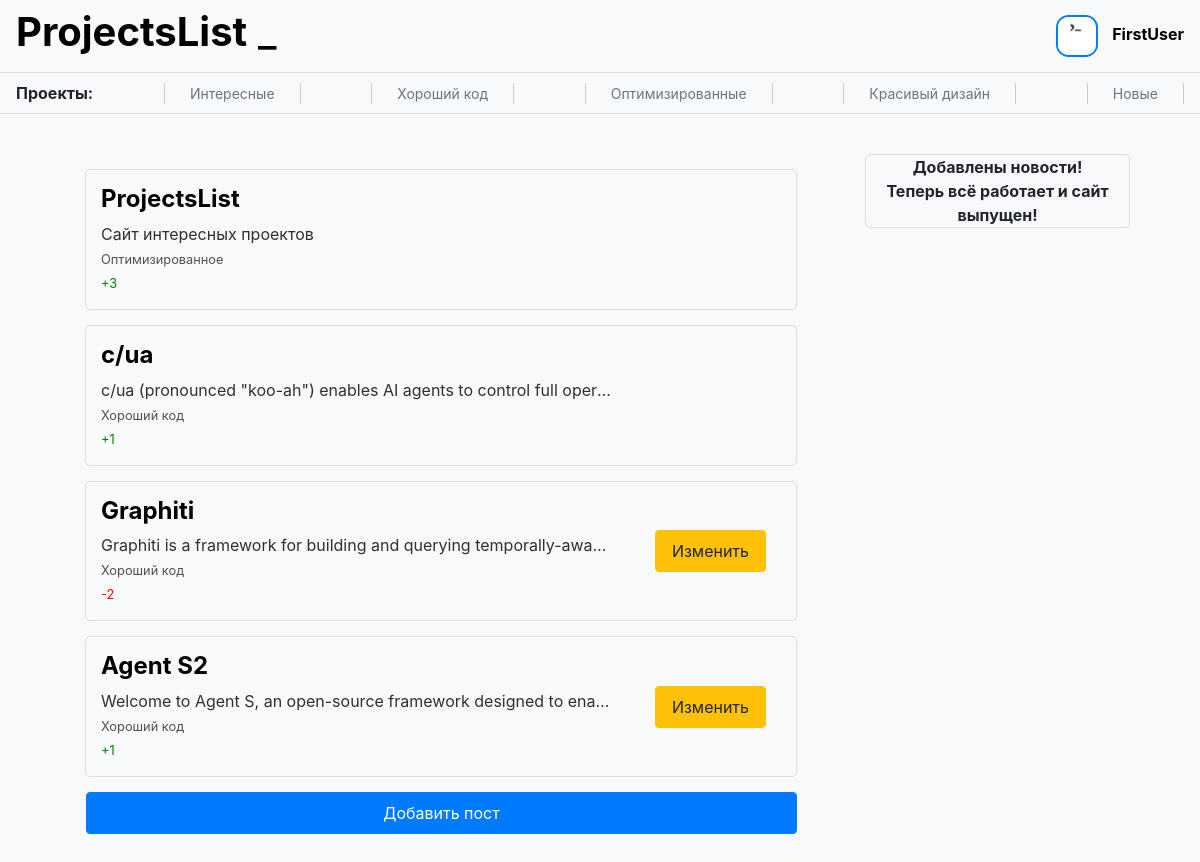
/ (signed in), run on the app's committed database.
### data/users.py (models this page shows, shortened)
class User(SqlAlchemyBase, UserMixin):
    __tablename__ = 'users'
    id = sa.Column(sa.Integer, primary_key=True, autoincrement=True)
    name = sa.Column(sa.String)
    mail = sa.Column(sa.String, unique=True)
    hashed_password = sa.Column(sa.String)
    info = sa.Column(sa.String)
    image = sa.Column(sa.String)
    github = sa.Column(sa.String)
    create_time = sa.Column(sa.DateTime, default=datetime.now)
    posts = sa.orm.relationship('Post', back_populates='author')
    comments = sa.orm.relationship('Comment', back_populates='author')
    liked_posts = sa.orm.relationship('Post', back_populates='users_who_liked', secondary='rating_posts')
    liked_comments = sa.orm.relationship('Comment', back_populates='users_who_liked', secondary='rating_comments')

### data/posts.py (models this page shows)
class Post(SqlAlchemyBase):
    __tablename__ = 'posts'
    id = sa.Column(sa.Integer, primary_key=True, autoincrement=True)
    title = sa.Column(sa.String)
    text = sa.Column(sa.String)
    project_link = sa.Column(sa.String)
    category = sa.Column(sa.String)
    like = sa.Column(sa.Integer, default=0)
    dislike = sa.Column(sa.Integer, default=0)
    create_time = sa.Column(sa.DateTime, default=datetime.now)
    author = sa.orm.relationship('User', back_populates='posts')
    author_id = sa.Column(sa.Integer, sa.ForeignKey('users.id'))
    users_who_liked = sa.orm.relationship('User', back_populates='liked_posts', secondary='rating_posts')
    comments = sa.orm.relationship('Comment', back_populates='post')

### server.py (the view)
@app.route('/')
def home():
    style = flask.request.args.get('style', '')
    try:
        db = db_session.create_session()
        posts = db.query(Post).all()[:-5:-1]
        return flask.render_template('home.html', title='ProjectsList', posts=posts, style=style)
    finally:
        db.close()

### data/db_session.py (called while the page is built)
def create_session() -> Session:
    global __factory
    return __factory()

### server.py (called while the page is built)
@login_manager.user_loader
def load_user(user_id):
    try:
        db = db_session.create_session()
        return db.query(User).get(user_id)
    finally:
        db.close()

### templates/home.html
{% extends "base.html" %}
{% block content %}
    <div class='container'>
        <div class='posts' style='display: inline-block'>
            {% for post in posts %}
            <div class='small-post'>
                <a href='posts/{{post.id}}' style='max-width: 75%'>
                    <div style='white-space: nowrap; overflow: hidden; text-overflow: ellipsis;'>
                        <h4>{{post.title}}</h4>
                        <p style='white-space: nowrap; overflow: hidden; text-overflow: ellipsis;'>{{post.text}}</p>
                        <small>{{post.category}}</small>
			<p>
			{% if post.like > post.dislike %}
			<small style='color: green'>+{{ post.like - post.dislike }}</small>
			{% elif post.like < post.dislike %}
			<small style='color: red'>-{{ post.dislike - post.like }}</small>
			{% endif %}
			</p>
                    </div>
                </a>
                {% if current_user.id == post.author.id or current_user.id == 1 %}
                <div style='display: inline-block;'>
                    <a type='button' class='btn btn-warning' href='posts/edit/{{post.id}}'>Изменить</a>
                </div>
                {% endif %}
            </div>
            {% endfor %}
            {% if current_user.is_authenticated %}
            <a class='btn btn-primary' href='/add_post'>Добавить пост</a>
            {% endif %}
        </div>
        <div class='news' style='display: inline-block; float: right'>
            <b>Добавлены новости!<br>Теперь всё работает и сайт выпущен!</b>
        </div>
    </div>
{% endblock %}

### templates/base.html (shortened to what this page needs)
<!doctype html>
<html lang="en">
<head>
    <link rel="stylesheet"
          href="https://stackpath.bootstrapcdn.com/bootstrap/4.4.1/css/bootstrap.min.css"
>
    {% if style=='retro' %}
    <link text="text/css"  href="{{ url_for('static', filename='css/retro.css') }}" rel="stylesheet">
    {% else %}
    <link text="text/css"  href="{{ url_for('static', filename='css/style.css') }}" rel="stylesheet">
    {% endif %}
</head>
<body>
<header>
    <nav class="navbar">
        <h1><b><a href='/'>ProjectsList</a></b>
        <span class="blinking-symbol"><a href='/?style=retro'>_</a></span></h1>
        {% if current_user.is_authenticated %}
        	<div class='user-navbar'>
			<img class='user-icon' src='/{{current_user.image}}' width='42' height='42' /img>
			<a class='user-name' href="/user{{current_user.id}}">{{ current_user.name }}</a>
		</div>
        {% else %}
		<a class="btn btn-primary " href="/register">Зарегистрироваться</a>
		<a class="btn btn-success" href="/login">Войти</a>
        {% endif %}
    </nav>
    <nav class="category navbar ">
        <b>Проекты:</b>
        <a href='/interesting'>Интересные</a>
        <a href='/goodcode'>Хороший код</a>
        <a href='/optimized'>Оптимизированные</a>
        <a href='/beautifuldesign '>Красивый дизайн</a>
        <a href='/new'>Новые</a>
    </nav>
</header>
<main role="main" class='container'>
    {% block content %}{% endblock %}
</main>
</body>
</html>

### static/css/style.css (style rules this page uses)
.small-post { border: 1px solid #ddd; border-radius: 5px; margin: 15px; padding: 15px; align-items: center; display: flex; justify-content: space-between; overflow: hidden; white-space: nowrap; text-overflow: ellipsis; }
.small-post p { color: #303030; margin: 0px; text-overflow: ellipsis; }
.small-post small { color: #505050; margin: 0px; }
.small-post h4 { color: black; font-weight: bold; overflow: hidden; white-space: nowrap; text-overflow: ellipsis; }
.posts { width: 70%; display: flex; flex-direction: column; align-items: center; }
.posts .btn { display: block; cursor: pointer; text-align: center; margin: 15px; padding: 8px 16px; margin-left: 16px; flex-shrink: 0; }
.news { border: 1px solid #ddd; border-radius: 5px; text-align: center; width: 25%; }
.container { justify-content: space-between; flex-wrap: wrap; padding: 20px; }
body { background-color: #f8f9fa; }
.navbar { border-bottom: 1px solid #dee2e6; }
.navbar a { text-decoration: none; color: #000; }
.user-icon { border-radius: 30%; margin-right: 10px; border: 2px solid #007bff; }
.user-name { color: #007bff; font-weight: bold; text-decoration: none; }
.category a { color: #6c757d; font-size: 14px; border-right: 1px solid; border-left: 1px solid; border-color: #ccc; padding-right: 25px; padding-left: 25px; }
.blinking-symbol { animation: blink 3s infinite; }

### data on the page
User: image (picture), name "FirstUser"
Post: title "ProjectsList", text "Сайт интересных проектов", category "Оптимизированное", post.like-post.dislike "3"
Post: title "c/ua", text "c/ua (pronounced \"koo-ah\") enables AI agents to control full oper…", category "Хороший код", post.like-post.dislike "1"
Post: title "Graphiti", text "Graphiti is a framework for building and querying temporally-awa…", category "Хороший код", post.dislike-post.like "2"
Post: title "Agent S2", text "Welcome to Agent S, an open-source framework designed to ena…", category "Хороший код", post.like-post.dislike "1"
